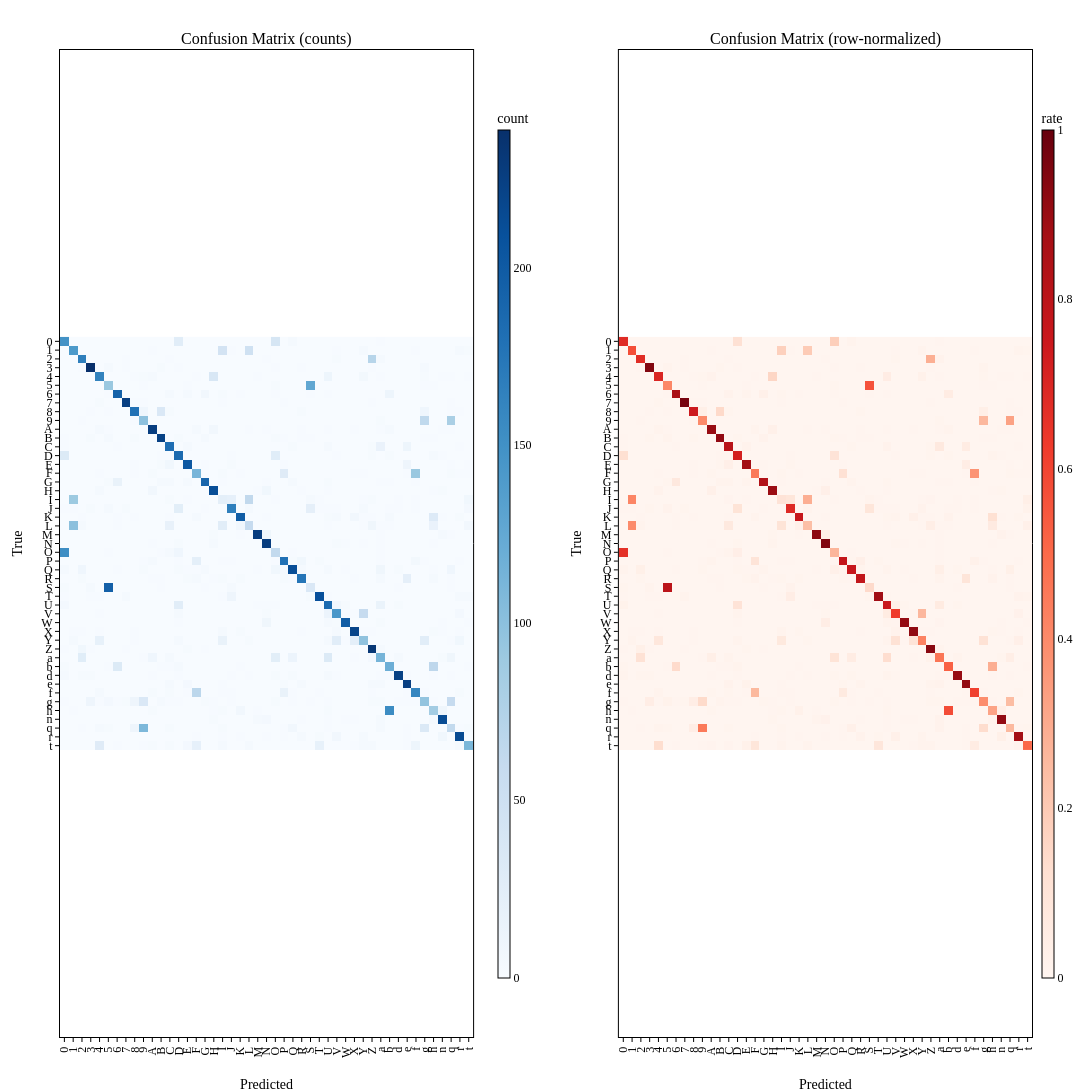

The notebook cell saved with this chart:
### Markdown cell above
## Confusion Matrix

### Code cell
# Compute confusion matrices
cm = confusion_matrix(df["true_label"], df["predicted"], labels=range(num_classes))
cm_norm = cm.astype(float) / cm.sum(axis=1, keepdims=True).clip(min=1)

fig = make_subplots(
    rows=1, cols=2,
    subplot_titles=("Confusion Matrix (counts)", "Confusion Matrix (row-normalized)"),
    horizontal_spacing=0.15,
)

fig.add_trace(
    go.Heatmap(
        z=cm, x=class_names, y=class_names,
        colorscale=BLUES,
        colorbar=dict(title="count", x=0.44, len=0.9, thickness=12, outlinewidth=1, outlinecolor="black"),
        hovertemplate="true=%{y}<br>pred=%{x}<br>count=%{z}<extra></extra>",
    ),
    row=1, col=1,
)
fig.add_trace(
    go.Heatmap(
        z=cm_norm, x=class_names, y=class_names,
        colorscale=REDS, zmin=0, zmax=1,
        colorbar=dict(title="rate", x=1.0, len=0.9, thickness=12, outlinewidth=1, outlinecolor="black"),
        hovertemplate="true=%{y}<br>pred=%{x}<br>rate=%{z:.3f}<extra></extra>",
    ),
    row=1, col=2,
)

for col in (1, 2):
    fig.update_xaxes(title_text="Predicted", dtick=1, tickangle=-90, row=1, col=col, scaleanchor=f"y{'' if col==1 else '2'}", constrain="domain")
    fig.update_yaxes(title_text="True", dtick=1, autorange="reversed", row=1, col=col)

side = max(420, num_classes * 22)
fig.update_layout(width=side * 2 + 180, height=side + 80, showlegend=False)
fig.show(config=PLOTLY_CONFIG)

### Figure 1 — Plotly figure (JSON) as saved in the notebook; plotly's stock layout.template omitted (floating-point values rounded to 4 significant figures; data arrays with more than 128 entries replaced by an {"elided": "..."} marker saying what was removed)
{"data": [{"colorbar": {"len": 0.9, "outlinecolor": "black", "outlinewidth": 1, "thickness": 12, "title": {"text": "count"}, "x": 0.44}, "colorscale": [[0, "#f7fbff"], [0.125, "#deebf7"], [0.25, "#c6dbef"], [0.375, "#9ecae1"], [0.5, "#6baed6"], [0.625, "#4292c6"], [0.75, "#2171b5"], [0.875, "#08519c"], [1, "#08306b"]], "hovertemplate": "true=%{y}<br>pred=%{x}<br>count=%{z}<extra></extra>", "type": "heatmap", "x": ["0", "1", "2", "3", "4", "5", "6", "7", "8", "9", "A", "B", "C", "D", "E", "F", "G", "H", "I", "J", "K", "L", "M", "N", "O", "P", "Q", "R", "S", "T", "U", "V", "W", "X", "Y", "Z", "a", "b", "d", "e", "f", "g", "h", "n", "q", "r", "t"], "xaxis": "x", "y": ["0", "1", "2", "3", "4", "5", "6", "7", "8", "9", "A", "B", "C", "D", "E", "F", "G", "H", "I", "J", "K", "L", "M", "N", "O", "P", "Q", "R", "S", "T", "U", "V", "W", "X", "Y", "Z", "a", "b", "d", "e", "f", "g", "h", "n", "q", "r", "t"], "yaxis": "y", "z": {"elided": "47x47 int values"}}, {"colorbar": {"len": 0.9, "outlinecolor": "black", "outlinewidth": 1, "thickness": 12, "title": {"text": "rate"}, "x": 1}, "colorscale": [[0, "#fff5f0"], [0.125, "#fee0d2"], [0.25, "#fcbba1"], [0.375, "#fc9272"], [0.5, "#fb6a4a"], [0.625, "#ef3b2c"], [0.75, "#cb181d"], [0.875, "#a50f15"], [1, "#67000d"]], "hovertemplate": "true=%{y}<br>pred=%{x}<br>rate=%{z:.3f}<extra></extra>", "type": "heatmap", "x": ["0", "1", "2", "3", "4", "5", "6", "7", "8", "9", "A", "B", "C", "D", "E", "F", "G", "H", "I", "J", "K", "L", "M", "N", "O", "P", "Q", "R", "S", "T", "U", "V", "W", "X", "Y", "Z", "a", "b", "d", "e", "f", "g", "h", "n", "q", "r", "t"], "xaxis": "x2", "y": ["0", "1", "2", "3", "4", "5", "6", "7", "8", "9", "A", "B", "C", "D", "E", "F", "G", "H", "I", "J", "K", "L", "M", "N", "O", "P", "Q", "R", "S", "T", "U", "V", "W", "X", "Y", "Z", "a", "b", "d", "e", "f", "g", "h", "n", "q", "r", "t"], "yaxis": "y2", "z": {"elided": "47x47 float values"}, "zmax": 1, "zmin": 0}], "layout": {"annotations": [{"font": {"size": 16}, "showarrow": false, "text": "Confusion Matrix (counts)", "x": 0.2125, "xanchor": "center", "xref": "paper", "y": 1, "yanchor": "bottom", "yref": "paper"}, {"font": {"size": 16}, "showarrow": false, "text": "Confusion Matrix (row-normalized)", "x": 0.7875, "xanchor": "center", "xref": "paper", "y": 1, "yanchor": "bottom", "yref": "paper"}], "height": 1114, "showlegend": false, "width": 2248, "xaxis": {"anchor": "y", "constrain": "domain", "domain": [0, 0.425], "dtick": 1, "scaleanchor": "y", "tickangle": -90, "title": {"text": "Predicted"}}, "xaxis2": {"anchor": "y2", "constrain": "domain", "domain": [0.575, 1], "dtick": 1, "scaleanchor": "y2", "tickangle": -90, "title": {"text": "Predicted"}}, "yaxis": {"anchor": "x", "autorange": "reversed", "domain": [0, 1], "dtick": 1, "title": {"text": "True"}}, "yaxis2": {"anchor": "x2", "autorange": "reversed", "domain": [0, 1], "dtick": 1, "title": {"text": "True"}}}}
